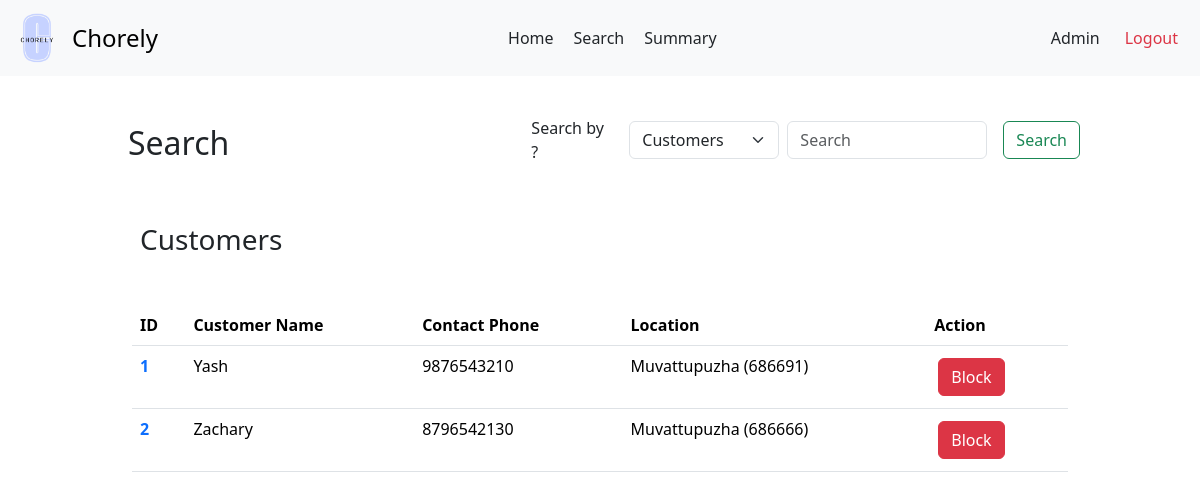
/admin/search, run on an earlier commit of the app's database.
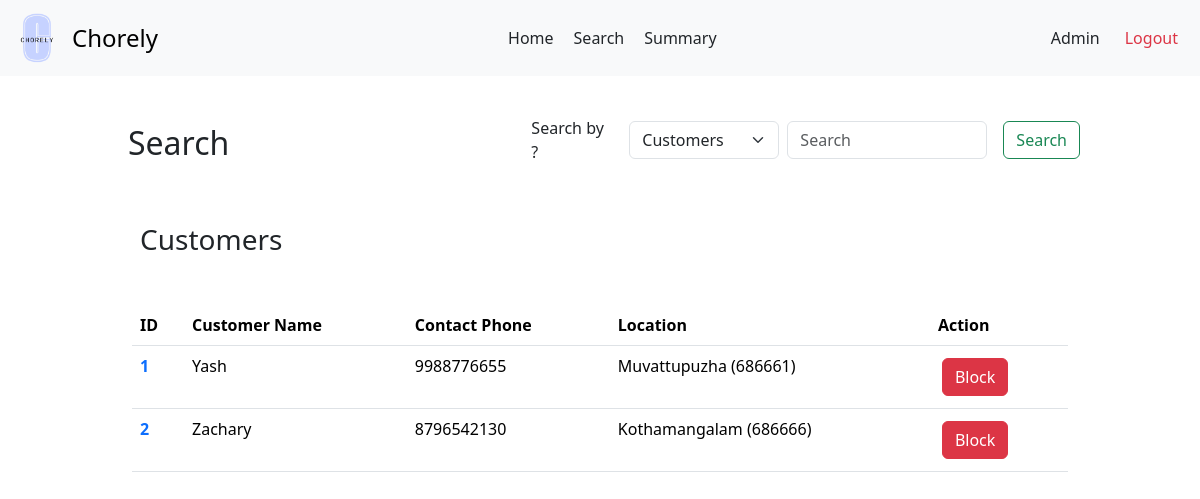
And on a later commit of the database.
### backend/models.py (models this page shows)
class Customers(db.Model):
    __tablename__ = 'Customers'
    customer_id = db.Column(db.Integer, primary_key=True, autoincrement=True)
    user_id = db.Column(db.Integer, db.ForeignKey('Users.user_id'), unique=True, nullable=False)
    name = db.Column(db.String)
    email = db.Column(db.String)
    address = db.Column(db.String)
    pin_code = db.Column(db.String)
    phone = db.Column(db.String)
    service_requests = db.relationship('ServiceRequests', backref='customer')

### backend/adminController.py (the view, shortened to what this page needs)
@app.route('/admin/search', methods = ['GET', 'POST'])
def admin_search():
  key = None
  all_customers = Customers.query.all()
  all_services = Services.query.all()
  all_requests = ServiceRequests.query.all()
  all_pros = ServiceProfessionals.query.all()
  if not key or key=='customers':
    return render_template('admin-search.html', results = all_customers, key='customers')
  elif key=='services':
    return render_template('admin-search.html', results = all_services, key='services')
  elif key=='requests':
    return render_template('admin-search.html', results = all_requests, key='requests')
  elif key=='professionals':
    return render_template('admin-search.html', results = all_pros, key='professionals')

### templates/admin-search.html (shortened to what the changed rows need)
<!DOCTYPE html>
<html lang="en">
<head>
  <link href="https://cdn.jsdelivr.net/npm/bootstrap@5.3.3/dist/css/bootstrap.min.css" rel="stylesheet">
  <link rel="stylesheet" href="{{ url_for('static', filename='prof-dash.css') }}">
  <link rel="stylesheet" href="{{ url_for('static', filename='navbar.css') }}">
</head>
<body>
  <div id="main">
    <div id="canvas">
      <br>
      <div class="text d-flex justify-content-between align-items-center">
        <h2 class="headings">Search</h2>
      </div>
      <div class="py-5">
        <div class="container">
          <div class="row hidden-md-up">
            {% if results | length ==0 %}
              <div class="text text-center">
                <h5 class="headings">No results found</h5>
              </div>
            {% else %}
              {% if key=='customers' %}
                <div>
                  <table class="table">
                    <thead>
                      <tr>
                        <th scope="col">ID</th>
                        <th scope="col">Customer Name</th>
                        <th scope="col">Contact Phone</th>
                        <th scope="col">Location</th>
                        <th scope="col">Action</th>
                      </tr>
                    </thead>
                    <tbody>
                      {% for customer in results %}
                        <tr>
                          <th scope="row"><a href="/admin/view/customer/{{ customer.customer_id }}" class="text"> {{ loop.index }}</a></th>
                          <td>{{ customer.name }}</td>
                          <td>{{ customer.phone }}</td>
                          <td>{{ customer.address | title }} ({{ customer.pin_code }})</td>
                          {% if customer.user.is_blocked %}
                            <td style="display: flex;"><a href="/admin/unblock/customer/{{ customer.customer_id }}" class="btn btn-success">Unblock</a></td>
                          {% else %}
                            <td class="text text-success"><a href="/admin/block/customer/{{ customer.customer_id }}" class="btn btn-danger">Block</a></td>
                          {% endif %}
                        </tr>
                      {% endfor %}
                    </tbody>
                  </table>
                </div>
              {% endif %}
            {% endif %}
         </div>
        </div>
      </div>
  </div>
</body>
</html>

What changed in the data, as far as the page shows it:
changed Customers "Yash": phone "9876543210" → "9988776655"; pin_code "686691" → "686661"
changed Customers "Zachary": address "Muvattupuzha" → "Kothamangalam"
